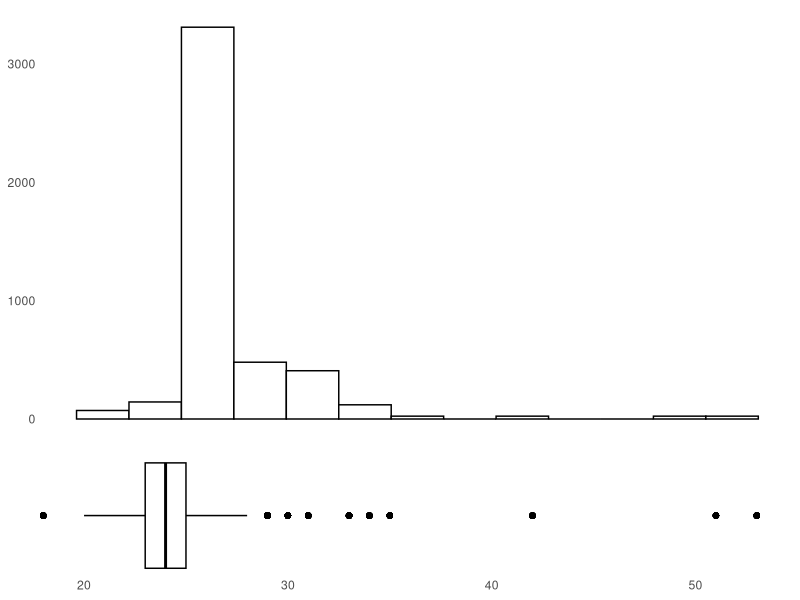

R code for this plot:
setwd("MXL_model")
library(dplyr)
library(ggplot2)
library(gridExtra)

data <- read.csv("data/clean_data.csv")

# plot age distribution
hist_plot <- ggplot(data, aes(x = age)) +
  geom_histogram(binwidth = 3, fill = "white", color = "black") +
  theme_minimal() +
  theme(
    axis.title.x = element_blank(),
    axis.text.x = element_blank(),
    axis.ticks.x = element_blank(),
    axis.title.y = element_blank(),
    panel.grid.major = element_blank(),
    panel.grid.minor = element_blank()
  )

box_plot <- ggplot(data, aes(x = age, y = 1)) +
  geom_boxplot(fill = "white", color = "black", width = 0.2) +
  theme_minimal() +
  theme(
    axis.title.y = element_blank(),
    axis.title.x = element_blank(),
    axis.text.y = element_blank(),
    axis.ticks.y = element_blank(),
    panel.grid = element_blank()
  ) +
  scale_y_continuous(breaks = NULL)

grid.arrange(hist_plot, box_plot, ncol = 1, heights = c(3, 1))
